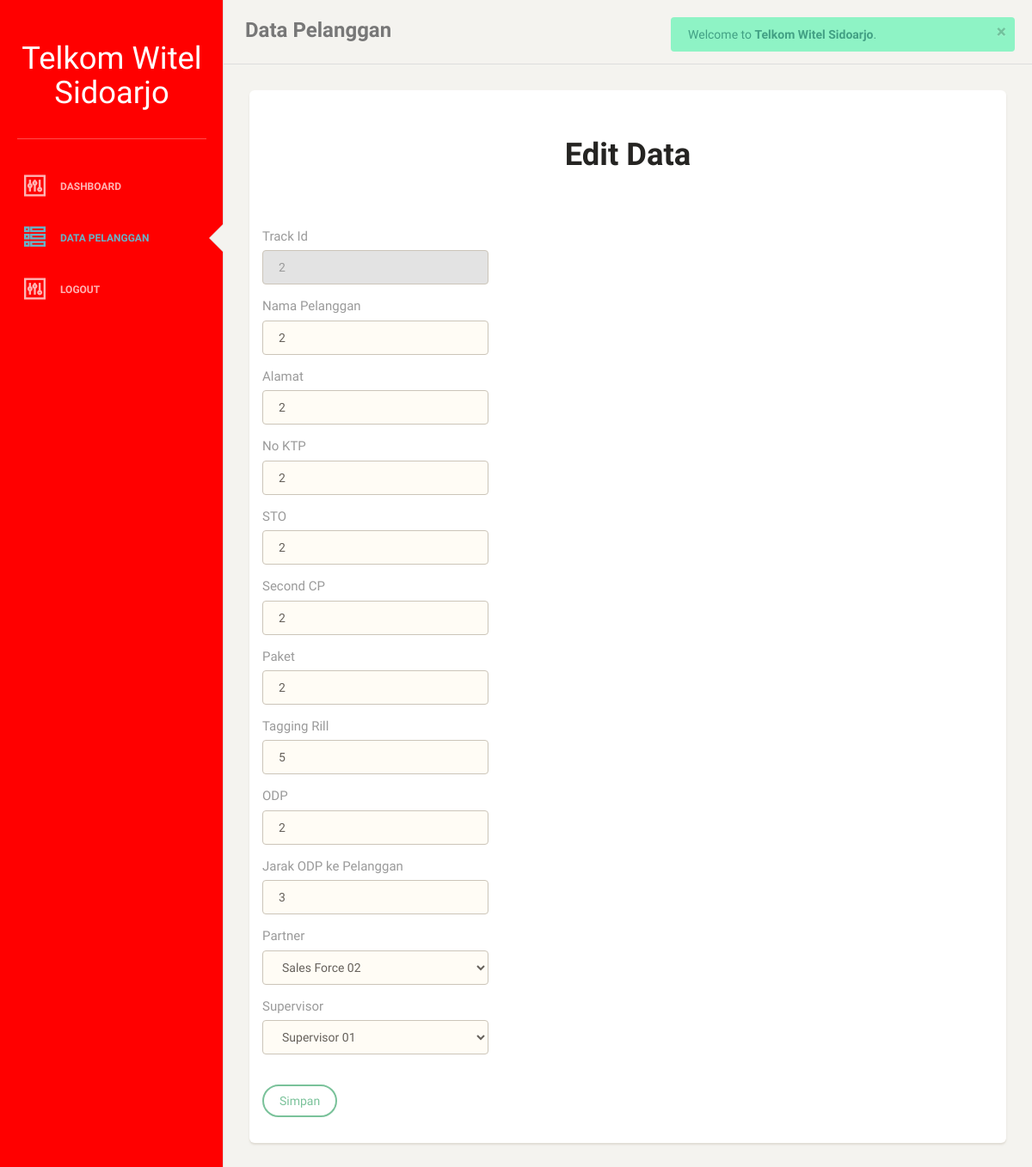
Before: /ag_edit.php?id=28 (signed in) with the older database file.
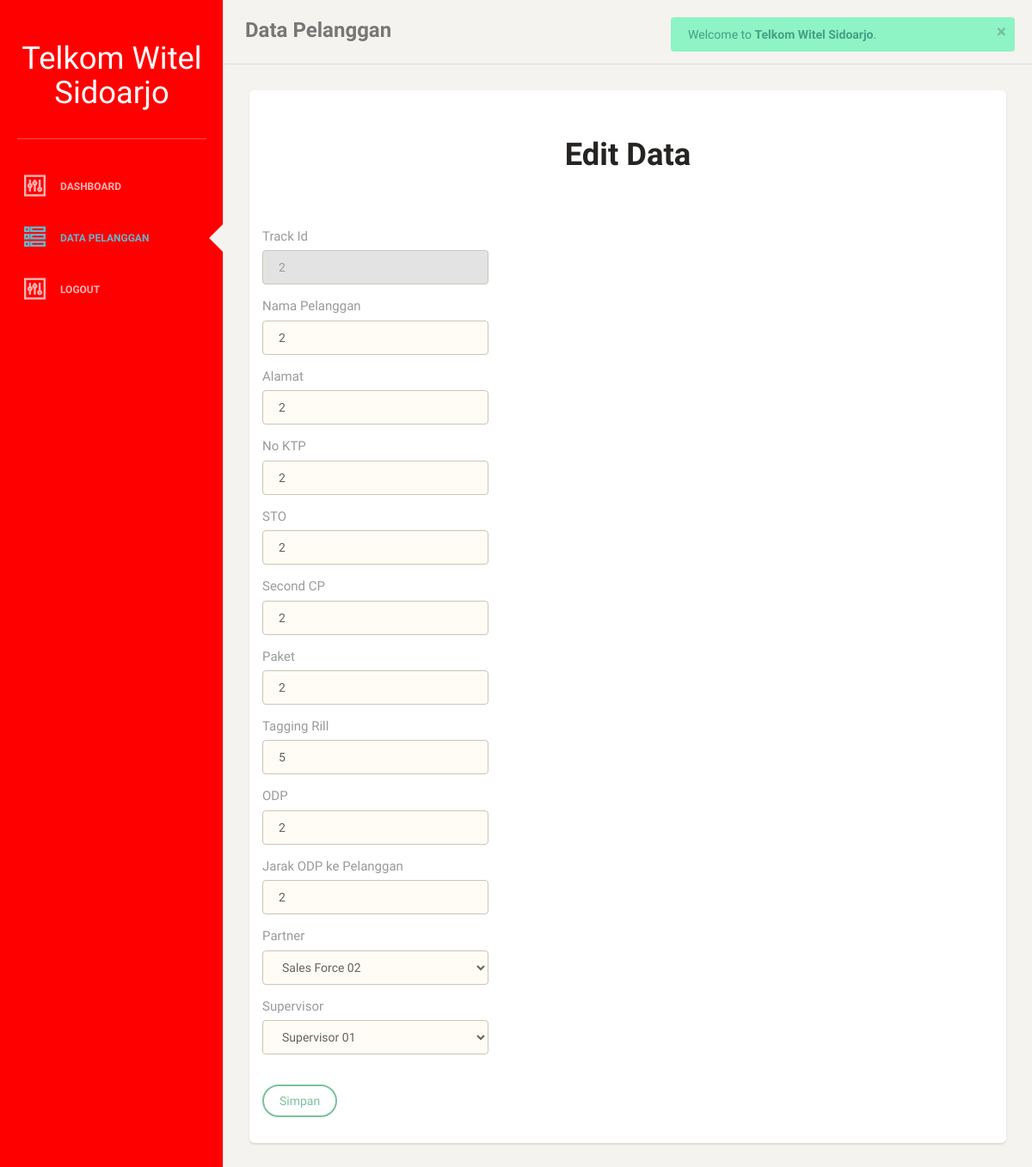
After: the same page with the newer database file.
### tables this page shows
CREATE TABLE `data_pelanggan` (
  `id` int(15) NOT NULL,
  `track_id` varchar(15) NOT NULL,
  `nama_pelanggan` varchar(25) NOT NULL,
  `alamat` varchar(50) NOT NULL,
  `ktp` varchar(20) NOT NULL,
  `sto` int(11) NOT NULL,
  `second_cp` varchar(25) NOT NULL,
  `paket` varchar(25) NOT NULL,
  `tagging_rill` varchar(25) NOT NULL,
  `odp` varchar(25) NOT NULL,
  `odp_ke_pelanggan` varchar(25) NOT NULL,
  `tgl_input` timestamp NOT NULL DEFAULT current_timestamp() ON UPDATE current_timestamp(),
  `no_sc` varchar(25) NOT NULL,
  `status_validasi` varchar(7) NOT NULL,
  `kategori_progress_psb` varchar(25) NOT NULL,
  `keterangan_progress_psb` varchar(50) NOT NULL,
  `alamat_rill_pelanggan` varchar(50) NOT NULL,
  `cp_rill_pelanggan` varchar(25) NOT NULL,
  `nama_teknisi` varchar(25) NOT NULL,
  `id_partner` int(11) NOT NULL DEFAULT 0,
  `id_spv` int(11) NOT NULL DEFAULT 0,
  `id_agency` int(11) NOT NULL DEFAULT 0
);

CREATE TABLE `salesforce` (
  `id_salesforce` int(11) NOT NULL,
  `nama` varchar(100) NOT NULL,
  `username` varchar(100) NOT NULL,
  `password` varchar(100) NOT NULL,
  `akses` int(11) NOT NULL DEFAULT 3,
  `id_supervisor` int(11) NOT NULL
);

CREATE TABLE `supervisor` (
  `id_supervisor` int(11) NOT NULL,
  `nama` varchar(100) NOT NULL,
  `username` varchar(100) NOT NULL,
  `password` varchar(100) NOT NULL,
  `akses` int(11) NOT NULL DEFAULT 2,
  `id_agency` int(11) NOT NULL
);

### ag_edit.php (the view, shortened to what this page needs)
<?php
include("header.php");
require("koneksi.php");
$id = $_SESSION['id'];
$querySpv = "SELECT * FROM `supervisor` WHERE `id_agency` = $id";
$runQuerySpv = mysqli_query($con,$querySpv);
while ($dataSpv = mysqli_fetch_assoc($runQuerySpv)) {
    $kumpulanDataSpv[] = $dataSpv;
}
$queryPartner = "SELECT salesforce.id_salesforce as id_salesforce, salesforce.nama as nama FROM `salesforce` INNER JOIN `supervisor` ON salesforce.id_supervisor = supervisor.id_supervisor WHERE supervisor.id_agency = $id";
$runQueryPartner = mysqli_query($con,$queryPartner);
while ($dataPartner = mysqli_fetch_assoc($runQueryPartner)) {
    $kumpulanDataPartner[] = $dataPartner;
}
?>
<body>
    <?php
include("sidebar/sidebar_dataplg_ag.php");
if(isset($_GET['id'])){
?>
    <div class="main-panel">
        <nav class="navbar navbar-default">
            <div class="container-fluid">
                <div class="navbar-header">
                    <a class="navbar-brand" style="font-size:18pt">Data Pelanggan</a>
                </div>
                <div class="collapse navbar-collapse">
                </div>
            </div>
        </nav>
        <div class="content">
            <div class="container-fluid">
                <div class="row">
                    <div class="col-md-12">
                        <div class="card">
                            <div class="header">
                            </div>
                            <div class="content table-responsive table-full-width">
                                <table class="table table-striped">
                                    <div class="col-md-12">
                                        <div class="card card-plain">
                                            <div class="header">
                                                <h2 class="title">
                                                    <center><b>Edit Data</b></center>
                                                </h2>
                                            </div>
                                            <div class="content table-responsive table-full-width">
                                                <table class="table table-hover">
                                                    <tbody>
                                                        <?php
require("koneksi.php");
$id = $_GET['id'];
$query = "SELECT * FROM data_pelanggan WHERE id = '$id'";
$hasil = mysqli_query($con,$query);
$data  = mysqli_fetch_array($hasil);
$track_id = $data['track_id'];
$nama_pelanggan = $data['nama_pelanggan'];
$alamat = $data['alamat'];
$ktp = $data['ktp'];
$sto = $data['sto'];
$second_cp = $data['second_cp'];
$paket = $data['paket'];
$tagging_rill = $data['tagging_rill'];
$odp = $data['odp'];
$odp_ke_pelanggan = $data['odp_ke_pelanggan'];
$id_partner = $data['id_partner'];
$id_spv = $data['id_spv'];
?>
                                                        <form method='post' action='ag_update.php'
                                                            onsubmit='return confirm("Apakah data sudah benar?");'>
                                                            <div class='col-md-4'>
                                                                <div class='form-group'>
                                                                    <label>Track Id</label>
                                                                    <input type='text' class='form-control border-input'
                                                                        value='<?php echo $track_id ?>' disabled>
                                                                </div>
                                                                <div class='form-group'>
                                                                    <label>Nama Pelanggan</label>
                                                                    <input type='text' class='form-control border-input'
                                                                        name='nama_pelanggan'
                                                                        value='<?php echo $nama_pelanggan ?>'
                                                                        autocomplete="off" required>
                                                                </div>
                                                                <div class='form-group'>
                                                                    <label>Alamat</label>
                                                                    <input type='text' class='form-control border-input'
                                                                        name='alamat' value='<?php echo $alamat ?>'
                                                                        autocomplete="off" required>
                                                                </div>
                                                                <div class='form-group'>
                                                                    <label>No KTP</label>
                                                                    <input type='text' class='form-control border-input'
                                                                        name='ktp' value='<?php echo $ktp ?>'
                                                                        autocomplete="off" required>
                                                                </div>
                                                                <div class='form-group'>
                                                                    <label>STO</label>
                                                                    <input type='text' class='form-control border-input'
                                                                        name='sto' value='<?php echo $sto ?>'
                                                                        autocomplete="off" required>
                                                                </div>
                                                                <div class='form-group'>
                                                                    <label>Second CP</label>
                                                                    <input type='text' class='form-control border-input'
                                                                        name='second_cp'
                                                                        value='<?php echo $second_cp ?>'
                                                                        autocomplete="off" required>
                                                                </div>
                                                                <div class='form-group'>
                                                                    <label>Paket</label>
                                                                    <input type='text' class='form-control border-input'
                                                                        name='paket' value='<?php echo $paket ?>'
                                                                        autocomplete="off" required>
                                                                </div>
                                                                <div class='form-group'>
                                                                    <label>Tagging Rill</label>
                                                                    <input type='text' class='form-control border-input'
                                                                        name='tagging_rill'
                                                                        value='<?php echo $tagging_rill ?>'
                                                                        autocomplete="off" required>
                                                                </div>
                                                                <div class='form-group'>
                                                                    <label>ODP</label>
                                                                    <input type='text' class='form-control border-input'
                                                                        name='odp' value='<?php echo $odp ?>'
                                                                        autocomplete="off" required>
                                                                </div>
                                                                <div class='form-group'>
                                                                    <label>Jarak ODP ke Pelanggan</label>
                                                                    <input type='text' class='form-control border-input'
                                                                        name='odp_ke_pelanggan'
                                                                        value='<?php echo $odp_ke_pelanggan ?>'
                                                                        autocomplete="off" required>
                                                                </div>
                                                                <div class='form-group'>
                                                                    <label>Partner</label>
                                                                        <select class="form-control border-input" name="id_partner" autocomplete="off" required>
                                                                        <?php foreach($kumpulanDataPartner as $partner) : ?>
                                                                            <option value="<?=$partner['id_salesforce'] ?> " <?php if($id_partner == $partner['id_salesforce']): echo 'selected'; endif;?>><?= $partner['nama'] ?></option>
                                                                        <?php endforeach ?>
                                                                        </select>
                                                                </div>
                                                                <div class='form-group'>
                                                                    <label>Supervisor</label>
                                                                        <select class="form-control border-input" name="id_spv" autocomplete="off" required>
                                                                        <?php foreach($kumpulanDataSpv as $spv) : ?>
                                                                            <option value="<?=$spv['id_supervisor'] ?> " <?php if($id_spv == $spv['id_supervisor']): echo 'selected'; endif;?>><?= $spv['nama'] ?></option>
                                                                        <?php endforeach ?>
                                                                        </select>
                                                                </div>
                                                                <br>
                                                                <button type="submit" class="btn btn-success"
                                                                    name='btn-update'>Simpan</button>
                                                            </div>
                                                        </form>
                                                    </tbody>
                                                </table>
                                            </div>
                                        </div>
                                    </div>
                            </div>
                        </div>
                    </div>
                    <?php
include("footer.php");
}
?>

### header.php (shortened to what this page needs)
<!doctype html>
<html lang="en">
<head>
    <link href="assets/css/bootstrap.min.css" rel="stylesheet" />
    <link href="assets/css/animate.min.css" rel="stylesheet"/>
    <link href="assets/css/paper-dashboard.css" rel="stylesheet"/>
    <link href="assets/css/demo.css" rel="stylesheet" />
    <link href="http://maxcdn.bootstrapcdn.com/font-awesome/latest/css/font-awesome.min.css" rel="stylesheet">
    <link href="assets/css/themify-icons.css" rel="stylesheet">
</head>

### sidebar/sidebar_dataplg_ag.php (shortened to what this page needs)
<div class="wrapper">
    <div class="sidebar" data-background-color="black" data-active-color="info">
        <div class="sidebar-wrapper" style="background-color:red">
            <div class="logo">
                <h2 style="color:white"><center> Telkom Witel Sidoarjo </center></h2>
            </div>
            <ul class="nav">
                <li>
                    <a href="dashboard_ag.php">
                        <i class="ti-panel"></i>
                        <p>Dashboard</p>
                    </a>
                </li>
                <li class="active">
                    <a href="ag_tampil.php">
                        <i class="ti-view-list-alt"></i>
                        <p>Data Pelanggan</p>
                    </a>
                </li>
                <li >
                    <a href="logout.php" onClick='return confirm("Yakin ingin keluar?");'>
                        <i class="ti-panel"></i>
                        <p>Logout</p>
                    </a>
                </li>
            </ul>
        </div>
    </div>

### footer.php (shortened to what this page needs)
    </div>
</div>
</body>
</html>

Changed rows visible on the page:
changed data_pelanggan "Sales Force 02": odp_ke_pelanggan "3" → "2"
